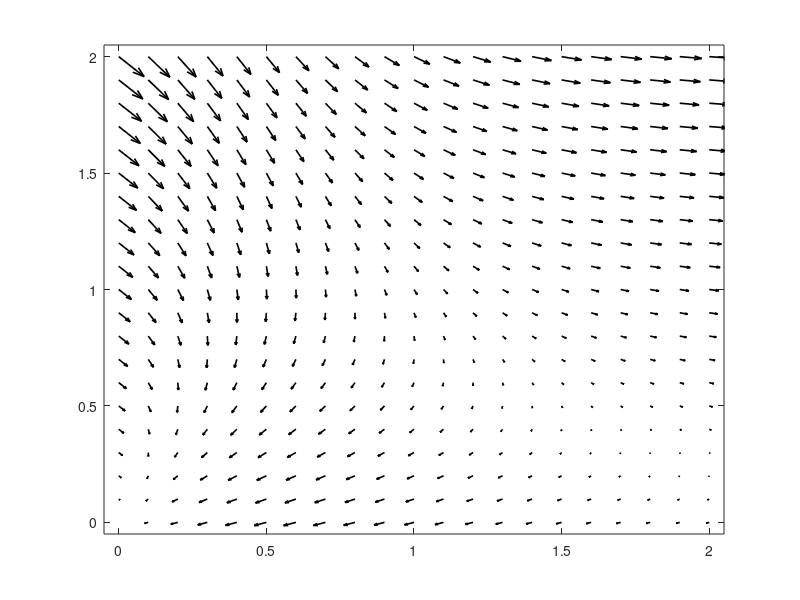

This figure's MATLAB source:
clear all;

x_start = 0;
y_start = 0;
x_end = 2;
y_end = 2;

[XX, YY] = meshgrid(x_start:0.1:x_end,y_start:0.1:y_end);

f = {@(x,y)-(6*x)./((1+x.^2).^2)+2*y; @(x,y)-2*(x+y)./((1+x.^2).^2)};

U = f{1}(XX, YY);
V = f{2}(XX, YY);

figure(1)
quiver(XX,YY,U,V, 'k', 'LineWidth',1.2)
xlim([x_start-0.05 x_end+0.05])
ylim([y_start-0.05 y_end+0.05])